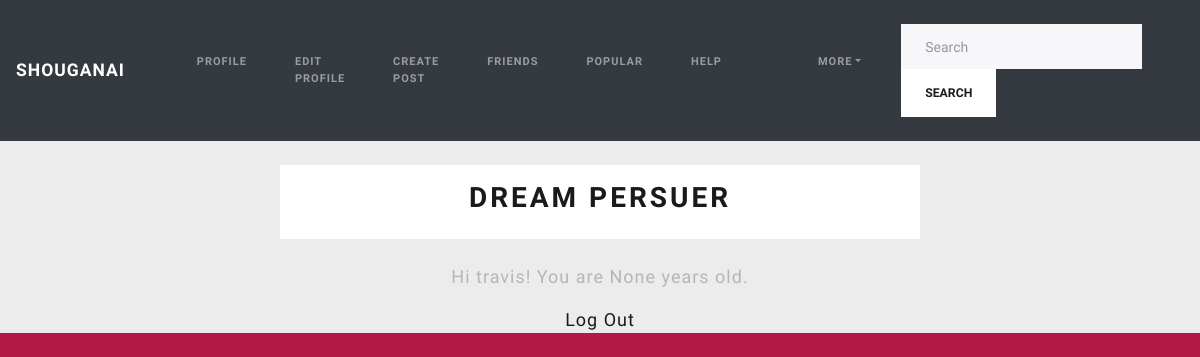
Before: / (signed in) with the older database file.
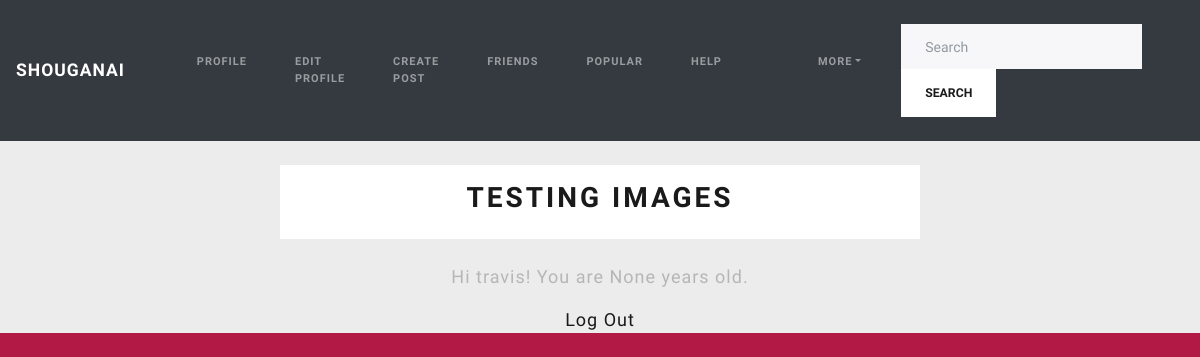
After: the same page with the newer database file.
### Shougonai/models.py (models this page shows, shortened)
class Posts(models.Model):
    title = models.CharField(max_length=500)
    author = models.ForeignKey(
        'accounts.CustomUser',
        on_delete=models.CASCADE,
    )
    body = models.TextField()
    post_image = models.ImageField(null=True, blank=True, upload_to="media/images/")

### Shougonai/views.py (the view)
# urls.py: path('', BlogListView.as_view(), name='home'),
class BlogListView(LoginRequiredMixin, ListView):
    model = Posts
    template_name = 'home.html'

### templates/home.html
<!DOCTYPE html>
{% extends 'base.html' %} {% block content %} {% for posts in object_list %}
<div class="posts-entry">
  <h2><a href="{% url 'post_detail' posts.pk %}">{{ posts.title }}</a></h2>
  {% endfor %}
</div>
<div>
  {% if user.is_authenticated %}
  <p>Hi {{ user.username }}! You are {{ user.age }} years old.</p>
  <p><a href="{% url 'logout' %}">Log Out</a></p>
  {% else %}
  <p>You are not logged in.</p>
  <a href="{% url 'login' %}">Log In</a>
  <a href="{% url 'login' %}">Sign Up</a>
  {% endif %}
</div>
{% endblock content %}

Changed rows visible on the page:
removed Posts: title "DREAM PERSUER"
added Posts: title "TESTING IMAGES"
